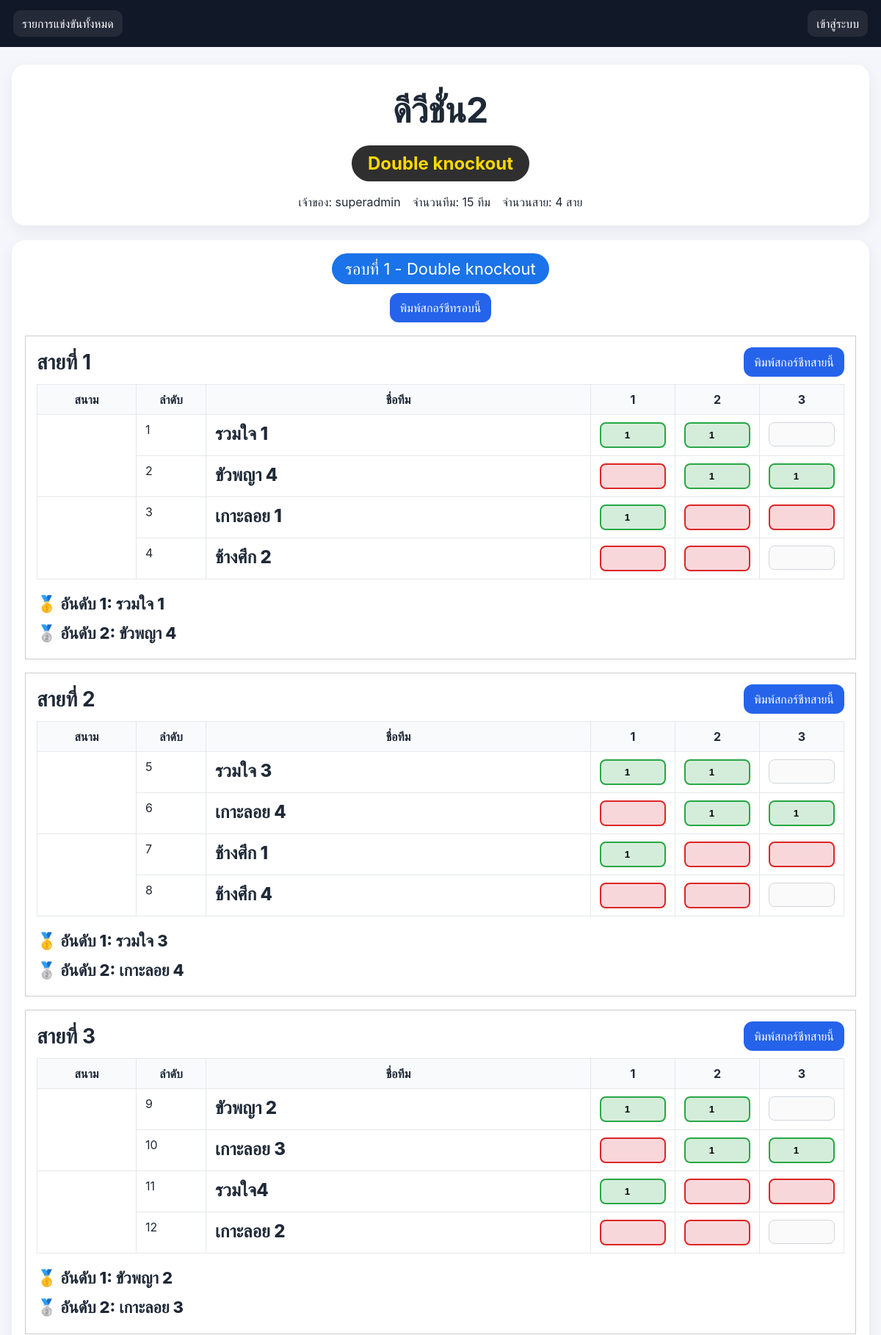
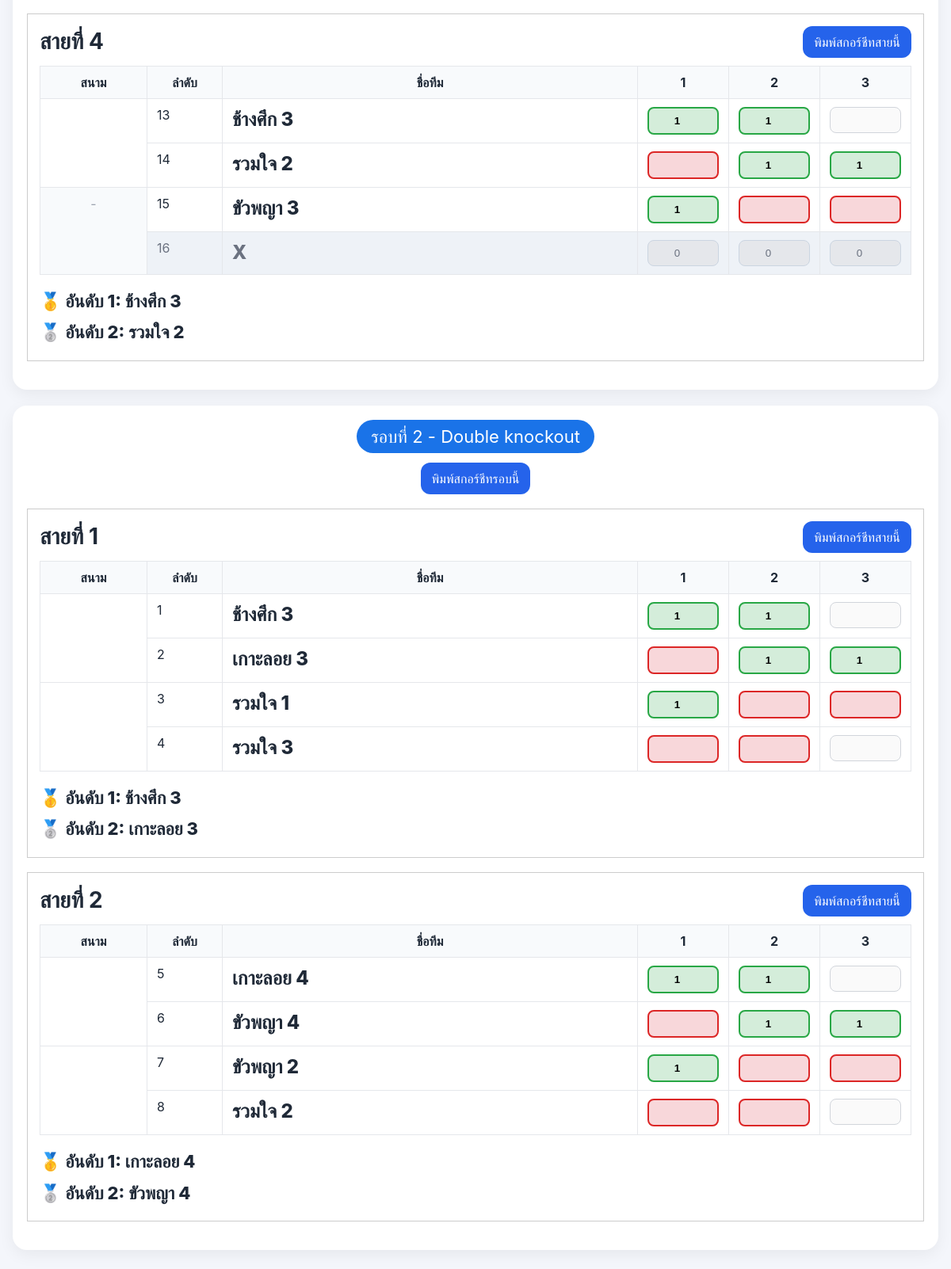
The app's page /tournaments/7 with its own data (2 pictures, top to bottom).
### tables this page shows
CREATE TABLE tournaments (
            id INTEGER PRIMARY KEY AUTOINCREMENT,
            name TEXT NOT NULL,
            owner_id INTEGER NOT NULL,
            team_count INTEGER NOT NULL,
            group_count INTEGER NOT NULL,
            group_sizes_json TEXT NOT NULL,
            avoid_same INTEGER NOT NULL DEFAULT 1,
            competition_type TEXT NOT NULL DEFAULT 'double_knockout',
            qualify_per_group INTEGER NOT NULL DEFAULT 2,
            status TEXT NOT NULL DEFAULT 'draft',
            created_at TEXT NOT NULL,
            FOREIGN KEY(owner_id) REFERENCES users(id)
        );

CREATE TABLE users (
            id INTEGER PRIMARY KEY AUTOINCREMENT,
            username TEXT UNIQUE NOT NULL,
            password_hash TEXT NOT NULL,
            role TEXT NOT NULL CHECK(role IN ('super_admin', 'admin')),
            created_by INTEGER,
            is_active INTEGER NOT NULL DEFAULT 1,
            create_quota INTEGER NOT NULL DEFAULT 0,
            created_count INTEGER NOT NULL DEFAULT 0,
            expires_at TEXT,
            created_at TEXT NOT NULL,
            updated_at TEXT NOT NULL,
            FOREIGN KEY(created_by) REFERENCES users(id)
        );

CREATE TABLE tournament_rounds (
            id INTEGER PRIMARY KEY AUTOINCREMENT,
            tournament_id INTEGER NOT NULL,
            round_no INTEGER NOT NULL,
            round_name TEXT NOT NULL,
            round_type TEXT NOT NULL,
            group_count INTEGER NOT NULL DEFAULT 0,
            status TEXT NOT NULL DEFAULT 'pending',
            created_at TEXT NOT NULL,
            UNIQUE(tournament_id, round_no),
            FOREIGN KEY(tournament_id) REFERENCES tournaments(id)
        );

CREATE TABLE round_slots (
            id INTEGER PRIMARY KEY AUTOINCREMENT,
            round_id INTEGER NOT NULL,
            group_no INTEGER NOT NULL,
            slot_no INTEGER NOT NULL,
            display_name TEXT NOT NULL,
            source_type TEXT NOT NULL DEFAULT 'team',
            source_group_no INTEGER,
            source_rank INTEGER,
            team_name TEXT,
            court_name TEXT,
            is_bye INTEGER NOT NULL DEFAULT 0,
            is_resolved INTEGER NOT NULL DEFAULT 0,
            UNIQUE(round_id, group_no, slot_no),
            FOREIGN KEY(round_id) REFERENCES tournament_rounds(id)
        );

### app.py (the view)
@app.route("/tournaments/<int:tournament_id>")
def view_tournament(tournament_id):
    db = get_db()
    tournament = db.execute(
        """
        SELECT t.*, u.username AS owner_name
        FROM tournaments t JOIN users u ON u.id = t.owner_id
        WHERE t.id = ?
        """,
        (tournament_id,),
    ).fetchone()
    if not tournament:
        flash("ไม่พบทัวร์นาเมนต์", "error")
        return redirect(url_for("home"))
    user = current_user()
    can_manage = can_manage_tournament(user, tournament)
    round_views = get_round_views(tournament_id)
    sync_version = get_tournament_sync_version(tournament_id)
    return render_template(
        "tournament_detail.html",
        tournament=tournament,
        round_views=round_views,
        can_manage=can_manage,
        sync_version=sync_version,
    )

### app.py (called while the page is built, shortened)
def table_exists(db, table_name):
    row = db.execute(
        "SELECT name FROM sqlite_master WHERE type = 'table' AND name = ?",
        (table_name,),
    ).fetchone()
    return row is not None

def get_db():
    if "db" not in g:
        g.db = sqlite3.connect(DATABASE)
        g.db.row_factory = sqlite3.Row
        ensure_runtime_schema(g.db)
    return g.db

def current_user():
    uid = session.get("user_id")
    if not uid:
        return None
    return get_db().execute("SELECT * FROM users WHERE id = ?", (uid,)).fetchone()

def competition_type_label(value):
    labels = {
        "double_knockout": "Double knockout",
        "double_elimination": "Double knockout",
        "knockout": "Knockout",
    }
    return labels.get(value, value or "-")

def can_manage_tournament(user, tournament):
    if not user or not tournament:
        return False
    return user["role"] == "super_admin" or tournament["owner_id"] == user["id"]

def build_round_score_map(rows):
    score_map = {}
    for row in rows:
        score_map[(row["group_no"], row["slot_no"], row["stage_no"])] = row["score"]
    return score_map

def decide_pair(a, b, stage_no, score_map):
    if a is None or b is None:
        return None
    if a["is_bye"] and not b["is_bye"]:
        return {"winner": b, "loser": a, "done": True}
    if b["is_bye"] and not a["is_bye"]:
        return {"winner": a, "loser": b, "done": True}
    sa = score_map.get((a["group_no"], a["slot_no"], stage_no))
    sb = score_map.get((b["group_no"], b["slot_no"], stage_no))
    if sa is None and sb is None:
        return None
    sa = 0 if sa is None else int(sa)
    sb = 0 if sb is None else int(sb)
    if sa == sb:
        return None
    return {
        "winner": a if sa > sb else b,
        "loser": b if sa > sb else a,
        "done": True,
    }

def build_manual_result(round_type, slots, manual_override=None):
    if not manual_override:
        return None

def get_tournament_sync_version(tournament_id):
    db = get_db()
    row = db.execute(
        """
        SELECT MAX(rs.updated_at) AS latest
        FROM round_scores rs
        JOIN tournament_rounds tr ON tr.id = rs.round_id
        WHERE tr.tournament_id = ?
        """,
        (tournament_id,),
    ).fetchone()
    return row["latest"] if row and row["latest"] else ""

### templates/tournament_detail.html (shortened to what this page needs)
{% extends 'base.html' %}
{% block content %}
<div class="card no-print" style="padding:22px;">
    <h1 style="font-size:48px; text-align:center; margin:10px 0 18px;">{{ tournament['name'] }}</h1>
    <div style="text-align:center; margin-bottom:18px;">
        <span class="badge"
            style="background:#2f2f2f; color:#ffd900; font-size:24px; padding:10px 22px; font-weight:700;">
            {{ competition_type_label(tournament['competition_type']) }}
        </span>
    </div>
    <div class="muted-text" style="display:flex; gap:16px; flex-wrap:wrap; justify-content:center;">
        <span>เจ้าของ: {{ tournament['owner_name'] }}</span>
        <span>จำนวนทีม: {{ tournament['team_count'] }} ทีม</span>
        <span>จำนวนสาย: {{ tournament['group_count'] }} สาย</span>
    </div>
</div>
{% for rv in round_views %}
<div class="card round-card" id="saved-round-{{ rv.round['id'] }}" style="padding:18px; margin-top:20px;">
    <div class="round-header no-print">
        <div class="round-title" style="text-align:center; margin-bottom:18px;">
            <span class="badge" style="background:#1a73e8; color:#fff; font-size:22px; padding:8px 18px;">
                {{ rv.round['round_name'] }} - {{ competition_type_label(rv.round['round_type']) }}
            </span>
            <div style="margin-top:12px; display:flex; gap:8px; justify-content:center; flex-wrap:wrap;">
                <a href="{{ url_for('round_score_sheet', round_id=rv.round['id']) }}" class="btn btn-secondary" target="_blank">พิมพ์สกอร์ชีทรอบนี้</a>
            </div>
        </div>
    </div>
    {% for group in rv.group_views %}
    <div class="group-box printable-group" id="round-{{ rv.round['round_no'] }}-group-{{ group.group_no }}"
        style="border:1.5px solid #ccc; padding:15px; margin:18px 0;">
        <div
            style="display:flex; justify-content:space-between; align-items:center; gap:12px; flex-wrap:wrap; margin-bottom:10px;">
            <b style="font-size:28px;">สายที่ {{ group.group_no }}</b>
            <div class="no-print" style="display:flex; gap:8px; flex-wrap:wrap; align-items:center;">
                <a href="{{ url_for('group_score_sheet', round_id=rv.round['id'], group_no=group.group_no) }}" class="btn btn-secondary" target="_blank">พิมพ์สกอร์ชีทสายนี้</a>
            </div>
        </div>
        <table>
            <thead>
                <tr>
                    <th width="110">สนาม</th>
                    <th width="70">ลำดับ</th>
                    <th>ชื่อทีม</th>
                    <th width="90">1</th>
                    {% if rv.round['round_type'] == 'double_knockout' %}
                    <th width="90">2</th>
                    <th width="90">3</th>
                    {% endif %}
                </tr>
            </thead>
            <tbody>
                {% for slot in group.slots %}
                {% set s1 = group.stage_state[slot['slot_no']][1] %}
                {% set s2 = group.stage_state[slot['slot_no']][2] %}
                {% set s3 = group.stage_state[slot['slot_no']][3] %}
                <tr class="{% if slot['is_bye'] %}bye-row{% endif %}">
                    {% if slot['show_court_input'] %}
                    <td rowspan="{{ slot['court_rowspan'] }}">
                    </td>
                    {% elif slot['pair_has_bye'] and slot['is_first_in_pair'] %}
                    <td rowspan="{{ slot['court_rowspan'] }}"
                        style="background:#f8fafc; color:#9ca3af; text-align:center;">-</td>
                    {% endif %}
                    <td>{{ slot['display_slot_no'] }}</td>
                    <td>
    <span class="team-name-text">
        {% if slot['team_name'] %}
        {{ slot['team_name'] }}
        {% else %}
        {{ slot['display_name'] }}
        {% endif %}
    </span>
</td>
                    <td>
                        {% if slot['is_bye'] %}
                        <input type="number" class="bye-input" value="0" disabled>
                        {% else %}
                        <input type="number" min="0" max="13" inputmode="numeric"
                            class="autosave-score {% if s1.color == 'win' %}win-cell{% elif s1.color == 'loss' %}loss-cell{% endif %}"
                            data-round="{{ rv.round['id'] }}" data-slot="{{ slot['id'] }}"
                            data-slotno="{{ slot['display_slot_no'] }}" data-group="{{ group.group_no }}" data-stage="1"
                            value="{{ rv.score_map.get((group.group_no, slot['slot_no'], 1), '') }}">
                        {% endif %}
                    </td>
                    {% if rv.round['round_type'] == 'double_knockout' %}
                    <td>
                        {% if slot['is_bye'] %}
                        <input type="number" class="bye-input" value="0" disabled>
                        {% else %}
                        <input type="number" min="0" max="13" inputmode="numeric"
                            class="autosave-score {% if s2.color == 'win' %}win-cell{% elif s2.color == 'loss' %}loss-cell{% endif %}"
                            data-round="{{ rv.round['id'] }}" data-slot="{{ slot['id'] }}"
                            data-slotno="{{ slot['display_slot_no'] }}" data-group="{{ group.group_no }}" data-stage="2"
                            value="{{ rv.score_map.get((group.group_no, slot['slot_no'], 2), '') }}" >
                        {% endif %}
                    </td>
                    <td>
                        {% if slot['is_bye'] %}
                        <input type="number" class="bye-input" value="0" disabled>
                        {% else %}
                        <input type="number" min="0" max="13" inputmode="numeric"
                            class="autosave-score {% if s3.color == 'win' %}win-cell{% elif s3.color == 'loss' %}loss-cell{% endif %}"
                            data-round="{{ rv.round['id'] }}" data-slot="{{ slot['id'] }}"
                            data-slotno="{{ slot['display_slot_no'] }}" data-group="{{ group.group_no }}" data-stage="3"
                            value="{{ rv.score_map.get((group.group_no, slot['slot_no'], 3), '') }}" {% if not
                            stage_can_edit(rv.round['round_type'], group.slots, 3, slot['slot_no'], rv.score_map)
                            %}disabled{% endif %}>
                        {% endif %}
                    </td>
                    {% endif %}
                </tr>
                {% endfor %}
            </tbody>
        </table>
        <div style="margin-top:14px; font-size:22px; font-weight:800; line-height:1.8;">
            {% if rv.round['round_type'] == 'double_knockout' %}
            <div>🥇 อันดับ 1: {{ group.result['winner']['team_name'] if group.result['winner'] else '...' }} {% if group.result['manual_override'] %}<span class="manual-badge">กำหนดเอง</span>{% endif %}</div>
            <div>🥈 อันดับ 2: {{ group.result['second']['team_name'] if group.result['second'] else '...' }}</div>
            {% else %}
            <div>🥇 ผู้ชนะ: {{ group.result['winner']['team_name'] if group.result['winner'] else '...' }} {% if group.result['manual_override'] %}<span class="manual-badge">กำหนดเอง</span>{% endif %}</div>
            {% endif %}
        </div>
    </div>
    {% endfor %}
</div>
{% endfor %}
{% endblock %}

### templates/base.html (shortened to what this page needs)
<!doctype html>
<html lang="th">
<head>
</head>
<body>
  <div class="nav">
    <a href="{{ url_for('home') }}">รายการแข่งขันทั้งหมด</a>
    {% if current_user %}
      <a href="{{ url_for('dashboard') }}">แดชบอร์ด</a>
      <a href="{{ url_for('create_tournament') }}">สร้างทัวร์นาเมนต์</a>
      {% if current_user['role'] == 'super_admin' %}
      <a href="{{ url_for('manage_users') }}">จัดการผู้ใช้</a>
      {% endif %}
      <span class="spacer"></span>
      <span>ผู้ใช้: {{ current_user['username'] }}</span>
      <a href="{{ url_for('logout') }}">ออกจากระบบ</a>
    {% else %}
      <a href="{{ url_for('login') }}">เข้าสู่ระบบ</a>
    {% endif %}
  </div>
  <div class="wrap">
    {% block content %}{% endblock %}
  </div>
</body>
</html>

### templates/base.html (style rules this page uses)
body { font-family:-apple-system,BlinkMacSystemFont,'Segoe UI',sans-serif;background:#f4f6fb;margin:0;color:#1f2937 }
.nav { background:#111827;color:#fff;padding:14px 18px;display:flex;gap:14px;align-items:center;flex-wrap:wrap }
.nav a { color:#fff;text-decoration:none;padding:8px 12px;border-radius:10px;background:rgba(255,255,255,.08) }
.wrap { max-width:1200px;margin:24px auto;padding:0 16px }
.card { background:#fff;border-radius:18px;padding:20px;box-shadow:0 6px 20px rgba(0,0,0,.06);margin-bottom:18px }
.badge { display:inline-block;border-radius:999px;padding:6px 12px;background:#e5edff;color:#1d4ed8 }
.btn { display:inline-block;border:0;border-radius:12px;padding:10px 14px;background:#2563eb;color:#fff;text-decoration:none;cursor:pointer }
input,textarea,select { width:100%;padding:10px 12px;border:1px solid #d1d5db;border-radius:10px;box-sizing:border-box }
table { width:100%;border-collapse:collapse }
th,td { border:1px solid #e5e7eb;padding:8px;vertical-align:top }
th { background:#f8fafc }

### templates/tournament_detail.html (style rules this page uses)
table { width: 100%; border-collapse: collapse; background: #fff; }
th, td { border: 1px solid #e5e7eb; padding: 10px 12px; }
th { background: #f8fafc; text-align: center; }
td input[type="text"], td input[type="number"] { width: 100%; box-sizing: border-box; padding: 8px 10px; border: 1px solid #d1d5db; border-radius: 8px; text-align: center; }
.badge { display: inline-block; border-radius: 999px; }
.round-header { display: flex; justify-content: space-between; align-items: center; gap: 12px; flex-wrap: wrap; margin-bottom: 12px; }
.round-header .round-title { flex: 1 1 auto; margin-bottom: 0 !important; }
.win-cell { background: #d4edda !important; border: 2px solid #28a745 !important; font-weight: 800; }
.loss-cell { background: #f8d7da !important; border: 2px solid #dc2626 !important; font-weight: 800; }
.bye-row td { background: #eef2f7 !important; color: #6b7280 !important; }
.bye-input { background: #e5e7eb !important; border: 1px solid #cbd5e1 !important; color: #6b7280 !important; box-shadow: none !important; cursor: not-allowed !important; }
.bye-input::placeholder { color: #9ca3af !important; }
.team-name-text { display: inline-block; font-size: 1.5rem; font-weight: 800; line-height: 1.3; }

### records on screen
tournaments: name "ดีวีชั่น2", competition_type "Double knockout", team_count "15", group_count "4"
users: owner_name "superadmin"
tournament_rounds: round.round_name "รอบที่ 1", round_type "Double knockout"
round_slots: display_slot_no "1", team_name "รวมใจ 1", score_map.get "1", team_name "รวมใจ 1"
round_slots: display_slot_no "2", team_name "ขัวพญา 4", score_map.get "1", team_name "ขัวพญา 4"
round_slots: display_slot_no "3", team_name "เกาะลอย 1", score_map.get "1"
round_slots: display_slot_no "4", team_name "ช้างศึก 2"
round_slots: display_slot_no "5", team_name "รวมใจ 3", score_map.get "1", team_name "รวมใจ 3"
round_slots: display_slot_no "6", team_name "เกาะลอย 4", score_map.get "1", team_name "เกาะลอย 4"
round_slots: display_slot_no "7", team_name "ช้างศึก 1", score_map.get "1"
round_slots: display_slot_no "8", team_name "ช้างศึก 4"
round_slots: display_slot_no "9", team_name "ขัวพญา 2", score_map.get "1", team_name "ขัวพญา 2"
round_slots: display_slot_no "10", team_name "เกาะลอย 3", score_map.get "1", team_name "เกาะลอย 3"
round_slots: display_slot_no "11", team_name "รวมใจ4", score_map.get "1"
round_slots: display_slot_no "12", team_name "เกาะลอย 2"
round_slots: display_slot_no "13", team_name "ช้างศึก 3", score_map.get "1", team_name "ช้างศึก 3"
round_slots: display_slot_no "14", team_name "รวมใจ 2", score_map.get "1", team_name "รวมใจ 2"
round_slots: display_slot_no "15", team_name "ขัวพญา 3", score_map.get "1"
round_slots: display_slot_no "16", display_name "X"
tournament_rounds: round.round_name "รอบที่ 2", round_type "Double knockout"
round_slots: display_slot_no "1", team_name "ช้างศึก 3", score_map.get "1", team_name "ช้างศึก 3"
round_slots: display_slot_no "2", team_name "เกาะลอย 3", score_map.get "1", team_name "เกาะลอย 3"
round_slots: display_slot_no "3", team_name "รวมใจ 1", score_map.get "1"
round_slots: display_slot_no "4", team_name "รวมใจ 3"
round_slots: display_slot_no "5", team_name "เกาะลอย 4", score_map.get "1", team_name "เกาะลอย 4"
round_slots: display_slot_no "6", team_name "ขัวพญา 4", score_map.get "1", team_name "ขัวพญา 4"
round_slots: display_slot_no "7", team_name "ขัวพญา 2", score_map.get "1"
round_slots: display_slot_no "8", team_name "รวมใจ 2"

### other values on screen
{{ group.group_no }} "1" "2" "3" "4" "1" "2"
